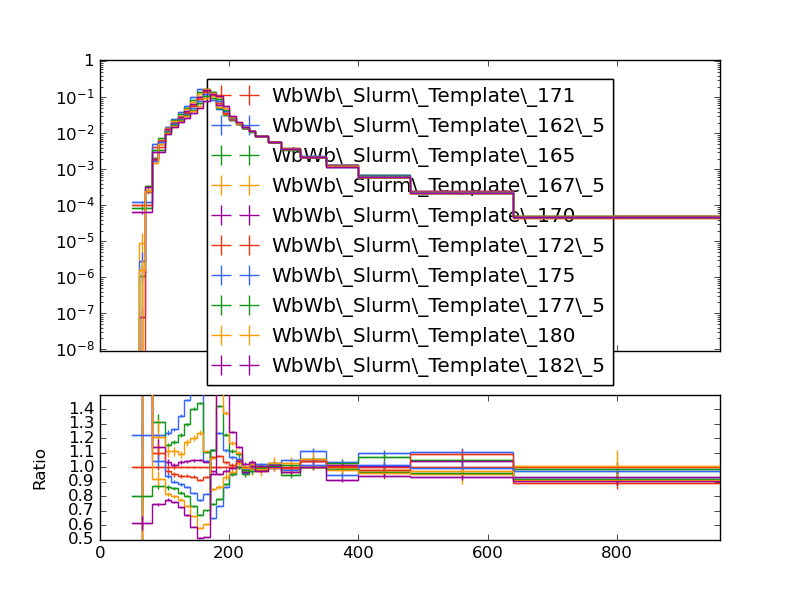

This chart was generated by the following Python code:
#! /usr/bin/env python

# This Python script was auto-generated using YODA v2.0.1.
# Analysis object: /WbWb_singlelepton/m_bw_fine
# Timestamp: 12-01-2026 (12:51:18)

import matplotlib as mpl
import matplotlib.pyplot as plt
mpl.use('Agg') # comment out for interactive use
import os
import numpy as np

plotDir = os.path.split(os.path.realpath(__file__))[0]
if 'YODA_USER_PLOT_PATH' in globals():
    plot_outdir = globals()['YODA_USER_PLOT_PATH']
else:
    plot_outdir = plotDir

#plot style
plt.style.use(os.path.join(plotDir, '../default.mplstyle'))

plt.rcParams['text.usetex'] = False
plt.style.use(['classic'])
plt.rc('font', family='DejaVu Sans')
# plot metadata
figW, figH = plt.rcParams['figure.figsize']
ax_xLabel = r''
ax_yLabel = r''
ax_title  = r''
ax_xScale = 'linear'
ax_yScale = 'log'
xLims = (0.0, 960.0)
yLims = (9.000000000000001e-09, 1.1)

# TeX-friendly labels for the legend
labels = {
    'legend' : ([ r"WbWb\_Slurm\_Template\_171", r"WbWb\_Slurm\_Template\_162\_5", r"WbWb\_Slurm\_Template\_165", r"WbWb\_Slurm\_Template\_167\_5", r"WbWb\_Slurm\_Template\_170", r"WbWb\_Slurm\_Template\_172\_5", r"WbWb\_Slurm\_Template\_175", r"WbWb\_Slurm\_Template\_177\_5", r"WbWb\_Slurm\_Template\_180", r"WbWb\_Slurm\_Template\_182\_5" ], r""),
}

# Adjust canvas width and height
canvasW = 10.0
canvasH = 9.0
figW *= canvasW/10.
figH *= canvasH/9.

# Create figure and axis objects
fig, (ax, ratio0_ax) = plt.subplots(2, 1, sharex=True,
                  figsize=(figW,figH), gridspec_kw={'height_ratios': (6.0, 3.0)})

# Set figure margins
plt.subplots_adjust(
    left   = 1.0 * plt.rcParams['figure.subplot.left'],
    right  = 1.0 * plt.rcParams['figure.subplot.right'],
    top    = 1.0 * plt.rcParams['figure.subplot.top'],
    bottom = 1.0 * plt.rcParams['figure.subplot.bottom'])

ratio0_ax.yaxis.set_major_locator(mpl.ticker.MultipleLocator(0.1))
ratio0_ax.set_ylim(0.5, 1.4999)
ratio0_ax.set_ylabel('Ratio')

# the numerical data is stored in a separate file
dataf = dict()
prefix = os.path.split(__file__)[0]
if prefix:    prefix = prefix + '/'
exec(open(prefix+'m_bw_fine__data.py').read(), dataf)


legend_handles = dict() # keep track of handles for the legend

# style options for curves
# starts at zorder>=5 to draw curve on top of legend
styles = {
  'WbWb_LO_PS_Had_171/Analysis/WbWb_Slurm_Template_171.yoda.gz': {
    'color' : '#EE3311',
    'linestyle' : '-',
    'linewidth' : 1,
    'marker' : 'none',
    'markersize' : 2,
    'capsize' : 0.0,
    'zorder' : 5,
    'histstyle' : 1,
    'drawstyle' : 'steps-pre',
    'xerrorbars' : 1,
    'yerrorbars' : 1,
    'fillcolor' : None,
    'fillopacity' : 1.0,
    'ratio0_linestyle' : '-',
    'ratio0_linewidth' : 1,
    'ratio0_marker' : 'none',
    'ratio0_markersize' : 2,
    'ratio0_capsize' : 0.0,
    'ratio0_zorder' : 5,
    'ratio0_histstyle' : 1,
    'ratio0_drawstyle' : 'steps-pre',
    'ratio0_xerrorbars' : 1,
    'ratio0_yerrorbars' : 1,
  },
  'WbWb_LO_PS_Had_162/Analysis/WbWb_Slurm_Template_162_5.yoda.gz': {
    'color' : '#3366FF',
    'linestyle' : '-',
    'linewidth' : 1,
    'marker' : 'none',
    'markersize' : 2,
    'capsize' : 0.0,
    'zorder' : 6,
    'histstyle' : 1,
    'drawstyle' : 'steps-pre',
    'xerrorbars' : 1,
    'yerrorbars' : 1,
    'fillcolor' : None,
    'fillopacity' : 1.0,
    'ratio0_linestyle' : '-',
    'ratio0_linewidth' : 1,
    'ratio0_marker' : 'none',
    'ratio0_markersize' : 2,
    'ratio0_capsize' : 0.0,
    'ratio0_zorder' : 6,
    'ratio0_histstyle' : 1,
    'ratio0_drawstyle' : 'steps-pre',
    'ratio0_xerrorbars' : 1,
    'ratio0_yerrorbars' : 1,
  },
  'WbWb_LO_PS_Had_165/Analysis/WbWb_Slurm_Template_165.yoda.gz': {
    'color' : '#109618',
    'linestyle' : '-',
    'linewidth' : 1,
    'marker' : 'none',
    'markersize' : 2,
    'capsize' : 0.0,
    'zorder' : 7,
    'histstyle' : 1,
    'drawstyle' : 'steps-pre',
    'xerrorbars' : 1,
    'yerrorbars' : 1,
    'fillcolor' : None,
    'fillopacity' : 1.0,
    'ratio0_linestyle' : '-',
    'ratio0_linewidth' : 1,
    'ratio0_marker' : 'none',
    'ratio0_markersize' : 2,
    'ratio0_capsize' : 0.0,
    'ratio0_zorder' : 7,
    'ratio0_histstyle' : 1,
    'ratio0_drawstyle' : 'steps-pre',
    'ratio0_xerrorbars' : 1,
    'ratio0_yerrorbars' : 1,
  },
  'WbWb_LO_PS_Had_167/Analysis/WbWb_Slurm_Template_167_5.yoda.gz': {
    'color' : '#FF9900',
    'linestyle' : '-',
    'linewidth' : 1,
    'marker' : 'none',
    'markersize' : 2,
    'capsize' : 0.0,
    'zorder' : 8,
    'histstyle' : 1,
    'drawstyle' : 'steps-pre',
    'xerrorbars' : 1,
    'yerrorbars' : 1,
    'fillcolor' : None,
    'fillopacity' : 1.0,
    'ratio0_linestyle' : '-',
    'ratio0_linewidth' : 1,
    'ratio0_marker' : 'none',
    'ratio0_markersize' : 2,
    'ratio0_capsize' : 0.0,
    'ratio0_zorder' : 8,
    'ratio0_histstyle' : 1,
    'ratio0_drawstyle' : 'steps-pre',
    'ratio0_xerrorbars' : 1,
    'ratio0_yerrorbars' : 1,
  },
  'WbWb_LO_PS_Had_170/Analysis/WbWb_Slurm_Template_170.yoda.gz': {
    'color' : '#990099',
    'linestyle' : '-',
    'linewidth' : 1,
    'marker' : 'none',
    'markersize' : 2,
    'capsize' : 0.0,
    'zorder' : 9,
    'histstyle' : 1,
    'drawstyle' : 'steps-pre',
    'xerrorbars' : 1,
    'yerrorbars' : 1,
    'fillcolor' : None,
    'fillopacity' : 1.0,
    'ratio0_linestyle' : '-',
    'ratio0_linewidth' : 1,
    'ratio0_marker' : 'none',
    'ratio0_markersize' : 2,
    'ratio0_capsize' : 0.0,
    'ratio0_zorder' : 9,
    'ratio0_histstyle' : 1,
    'ratio0_drawstyle' : 'steps-pre',
    'ratio0_xerrorbars' : 1,
    'ratio0_yerrorbars' : 1,
  },
  'WbWb_LO_PS_Had_172/Analysis/WbWb_Slurm_Template_172_5.yoda.gz': {
    'color' : '#EE3311',
    'linestyle' : '-',
    'linewidth' : 1,
    'marker' : 'none',
    'markersize' : 2,
    'capsize' : 0.0,
    'zorder' : 10,
    'histstyle' : 1,
    'drawstyle' : 'steps-pre',
    'xerrorbars' : 1,
    'yerrorbars' : 1,
    'fillcolor' : None,
    'fillopacity' : 1.0,
    'ratio0_linestyle' : '-',
    'ratio0_linewidth' : 1,
    'ratio0_marker' : 'none',
    'ratio0_markersize' : 2,
    'ratio0_capsize' : 0.0,
    'ratio0_zorder' : 10,
    'ratio0_histstyle' : 1,
    'ratio0_drawstyle' : 'steps-pre',
    'ratio0_xerrorbars' : 1,
    'ratio0_yerrorbars' : 1,
  },
  'WbWb_LO_PS_Had_175/Analysis/WbWb_Slurm_Template_175.yoda.gz': {
    'color' : '#3366FF',
    'linestyle' : '-',
    'linewidth' : 1,
    'marker' : 'none',
    'markersize' : 2,
    'capsize' : 0.0,
    'zorder' : 11,
    'histstyle' : 1,
    'drawstyle' : 'steps-pre',
    'xerrorbars' : 1,
    'yerrorbars' : 1,
    'fillcolor' : None,
    'fillopacity' : 1.0,
    'ratio0_linestyle' : '-',
    'ratio0_linewidth' : 1,
    'ratio0_marker' : 'none',
    'ratio0_markersize' : 2,
    'ratio0_capsize' : 0.0,
    'ratio0_zorder' : 11,
    'ratio0_histstyle' : 1,
    'ratio0_drawstyle' : 'steps-pre',
    'ratio0_xerrorbars' : 1,
    'ratio0_yerrorbars' : 1,
  },
  'WbWb_LO_PS_Had_177/Analysis/WbWb_Slurm_Template_177_5.yoda.gz': {
    'color' : '#109618',
    'linestyle' : '-',
    'linewidth' : 1,
    'marker' : 'none',
    'markersize' : 2,
    'capsize' : 0.0,
    'zorder' : 12,
    'histstyle' : 1,
    'drawstyle' : 'steps-pre',
    'xerrorbars' : 1,
    'yerrorbars' : 1,
    'fillcolor' : None,
    'fillopacity' : 1.0,
    'ratio0_linestyle' : '-',
    'ratio0_linewidth' : 1,
    'ratio0_marker' : 'none',
    'ratio0_markersize' : 2,
    'ratio0_capsize' : 0.0,
    'ratio0_zorder' : 12,
    'ratio0_histstyle' : 1,
    'ratio0_drawstyle' : 'steps-pre',
    'ratio0_xerrorbars' : 1,
    'ratio0_yerrorbars' : 1,
  },
  'WbWb_LO_PS_Had_180/Analysis/WbWb_Slurm_Template_180.yoda.gz': {
    'color' : '#FF9900',
    'linestyle' : '-',
    'linewidth' : 1,
    'marker' : 'none',
    'markersize' : 2,
    'capsize' : 0.0,
    'zorder' : 13,
    'histstyle' : 1,
    'drawstyle' : 'steps-pre',
    'xerrorbars' : 1,
    'yerrorbars' : 1,
    'fillcolor' : None,
    'fillopacity' : 1.0,
    'ratio0_linestyle' : '-',
    'ratio0_linewidth' : 1,
    'ratio0_marker' : 'none',
    'ratio0_markersize' : 2,
    'ratio0_capsize' : 0.0,
    'ratio0_zorder' : 13,
    'ratio0_histstyle' : 1,
    'ratio0_drawstyle' : 'steps-pre',
    'ratio0_xerrorbars' : 1,
    'ratio0_yerrorbars' : 1,
  },
  'WbWb_LO_PS_Had_182/Analysis/WbWb_Slurm_Template_182_5.yoda.gz': {
    'color' : '#990099',
    'linestyle' : '-',
    'linewidth' : 1,
    'marker' : 'none',
    'markersize' : 2,
    'capsize' : 0.0,
    'zorder' : 14,
    'histstyle' : 1,
    'drawstyle' : 'steps-pre',
    'xerrorbars' : 1,
    'yerrorbars' : 1,
    'fillcolor' : None,
    'fillopacity' : 1.0,
    'ratio0_linestyle' : '-',
    'ratio0_linewidth' : 1,
    'ratio0_marker' : 'none',
    'ratio0_markersize' : 2,
    'ratio0_capsize' : 0.0,
    'ratio0_zorder' : 14,
    'ratio0_histstyle' : 1,
    'ratio0_drawstyle' : 'steps-pre',
    'ratio0_xerrorbars' : 1,
    'ratio0_yerrorbars' : 1,
  },
}

# curve from input yoda files in main panel
for label, yvals in dataf['yvals'].items():
    if all(np.isnan(v) for v in dataf['yvals'][label]):
        continue
    tmp = None
    if styles[label]['histstyle']: # draw as histogram
        xpos = dataf['xedges'][label] if styles[label]['drawstyle'] else dataf['xpoints'][label]
        ypos = np.insert(yvals, 0, yvals[0]) if styles[label]['drawstyle'] else yvals
        if styles[label]['fillcolor']: # fill area below curve
            ax.fill_between(xpos, ypos, step='pre',
                            color=styles[label]['fillcolor'],
                            alpha=styles[label]['fillopacity'])
        tmp, = ax.plot(xpos, ypos,
                       color=styles[label]['color'],
                       linestyle=styles[label]['linestyle'],
                       linewidth=styles[label]['linewidth'],
                       drawstyle=styles[label]['drawstyle'], solid_joinstyle='miter',
                       zorder=styles[label]['zorder'], label=label)
    tmp = ax.errorbar(dataf['xpoints'][label], yvals,
                      xerr=np.array(dataf['xerrs'][label])*styles[label]['xerrorbars'],
                      yerr=np.array(dataf['yerrs'][label])*styles[label]['yerrorbars'],
                      fmt=styles[label]['marker'], capsize=styles[label]['capsize'],
                      markersize=styles[label]['markersize'],
                      ecolor=styles[label]['color'],
                      color=styles[label]['color'], zorder=styles[label]['zorder'])
    tmp[-1][0].set_linestyle(styles[label]['linestyle'])
    tmp[-1][0].set_linewidth(styles[label]['linewidth'])
    if label in dataf['add_legend_handle']:  legend_handles[label] = tmp
    for varLabel in dataf['variation_yvals'].keys():
        if varLabel.startswith(label):
            tmp, = ax.plot(dataf['xedges'][label], dataf['variation_yvals'][varLabel],
                           color=styles[label]['color'],
                           linestyle=styles[label]['linestyle'],
                           linewidth=styles[label]['linewidth'],
                           drawstyle='steps-pre', solid_joinstyle='miter',
                           zorder=styles[label]['zorder'], alpha=0.5)


# plots on ratio panel
# curve from input yoda files in ratio panel
for label, yvals in dataf['ratio0_yvals'].items():
    if all(np.isnan(v) for v in yvals):
        continue
    if styles[label]['ratio0_histstyle']: # plot as histogram
        xpos = dataf['xedges']['WbWb_LO_PS_Had_171/Analysis/WbWb_Slurm_Template_171.yoda.gz'] if styles[label]['ratio0_drawstyle'] else dataf['xpoints']['WbWb_LO_PS_Had_171/Analysis/WbWb_Slurm_Template_171.yoda.gz']
        ypos = np.insert(yvals, 0, yvals[0]) if styles[label]['ratio0_drawstyle'] else yvals
        ratio0_ax.plot(xpos, ypos,
                       color=styles[label]['color'],
                       linewidth=styles[label]['linewidth'],
                       linestyle=styles[label]['ratio0_linestyle'],
                       drawstyle=styles[label]['ratio0_drawstyle'], zorder=styles[label]['zorder'],
                       solid_joinstyle='miter')
    tmp = ratio0_ax.errorbar(dataf['xpoints']['WbWb_LO_PS_Had_171/Analysis/WbWb_Slurm_Template_171.yoda.gz'], yvals,
                             xerr=np.array(dataf['ref_xerrs'])*styles[label]['ratio0_xerrorbars'],
                             yerr=np.array(dataf['ratio0_yerrs'][label])*styles[label]['ratio0_yerrorbars'],
                             fmt=styles[label]['ratio0_marker'], capsize=styles[label]['ratio0_capsize'],
                             markersize=styles[label]['ratio0_markersize'],
                             ecolor=styles[label]['color'],
                             color=styles[label]['color'])
    tmp[-1][0].set_linestyle(styles[label]['ratio0_linestyle'])
    tmp[-1][0].set_linewidth(styles[label]['ratio0_linewidth'])

    for varlabel in dataf['ratio0_variation_vals'].keys():
        if varlabel.startswith(label):
            ratio0_ax.plot(dataf['xedges']['WbWb_LO_PS_Had_171/Analysis/WbWb_Slurm_Template_171.yoda.gz'],
                            dataf['ratio0_variation_vals'][varlabel],
                            color=styles[label]['color'],
                            linestyle=styles[label]['linestyle'],
                            linewidth=styles[label]['linewidth'],
                            drawstyle='steps-pre', solid_joinstyle='miter',
                            zorder=1, alpha=0.5)

legend_items = list(legend_handles.values())
ax.add_artist(ax.legend(legend_items,
                        labels['legend'][0],
                        title=labels['legend'][1],
                        alignment='left',
                        loc='upper center',
                        bbox_to_anchor=(0.5, 0.97)))

# set plot metadata as defined above
ratio0_ax.set_xlabel(ax_xLabel)
ratio0_ax.xaxis.set_label_coords(1., -0.15)
ax.set_ylabel(ax_yLabel, ha='right', va='top')
ax.yaxis.set_label_coords(-0.11, 1.0)
ax.set_title(ax_title, loc='left')
ax.set_xscale(ax_xScale)
ax.set_yscale(ax_yScale)
ax.set_xlim(xLims)
ax.set_ylim(yLims)

# tick formatting
plt.rcParams['xtick.top'] = True
plt.rcParams['ytick.right'] = True
ax.yaxis.set_major_locator(mpl.ticker.LogLocator(base=10.0, numticks=np.inf))
ax.yaxis.set_minor_locator(mpl.ticker.LogLocator(
                           base=10.0, subs=np.arange(0.1, 1, 0.1), numticks=np.inf))
fig.align_ylabels((ax, ratio0_ax))
plt.savefig(os.path.join(plot_outdir, 'm_bw_fine.pdf'), format='PDF')
plt.savefig(os.path.join(plot_outdir, 'm_bw_fine.png'), format='PNG')

plt.close(fig)
